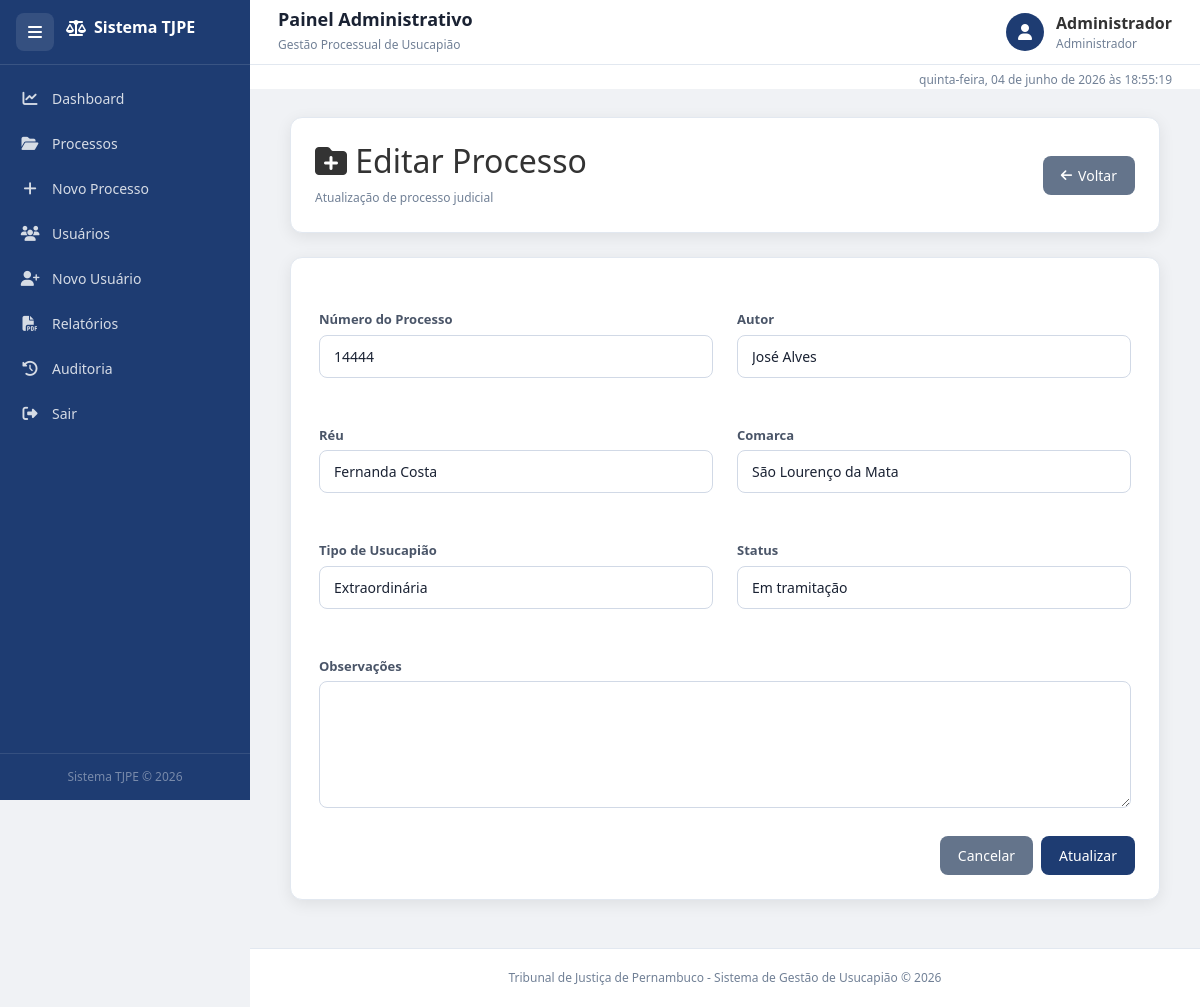
The page /processo/editar/221 (signed in) on the database its author committed.
### tables this page shows
CREATE TABLE processos (
        id INTEGER PRIMARY KEY AUTOINCREMENT,
        numero TEXT UNIQUE NOT NULL,
        autor TEXT NOT NULL,
        reu TEXT NOT NULL,
        comarca TEXT NOT NULL,
        status TEXT NOT NULL,
        tipo_usucapiao TEXT NOT NULL,
        observacoes TEXT,
        data_cadastro TEXT
    );

CREATE TABLE comarcas (
        id INTEGER PRIMARY KEY AUTOINCREMENT,
        nome TEXT NOT NULL UNIQUE
    );

CREATE TABLE tipos_usucapiao (
        id INTEGER PRIMARY KEY AUTOINCREMENT,
        nome TEXT NOT NULL UNIQUE
    );

CREATE TABLE status_processo (
        id INTEGER PRIMARY KEY AUTOINCREMENT,
        nome TEXT NOT NULL UNIQUE
    );

### projeto_tj.py (the view, shortened to what this page needs)
@app.route("/processo/editar/<int:id>", methods=["GET", "POST"])
@login_required
@require_permission(["Administrador"])
def editar_processo(id):
    conn = get_db_connection()
    processo = conn.execute("SELECT * FROM processos WHERE id = ?", (id,)).fetchone()
    if not processo:
        flash("Processo não encontrado.", "danger")
        conn.close()
        return redirect(url_for("processos"))
    comarcas = conn.execute("SELECT * FROM comarcas").fetchall()
    tipos = conn.execute("SELECT * FROM tipos_usucapiao").fetchall()
    status_lista = conn.execute("SELECT * FROM status_processo").fetchall()
    conn.close()
    return render_template(
        "processo_form.html",
        processo=processo,
        comarcas=comarcas,
        tipos=tipos,
        status_lista=status_lista
    )

### projeto_tj.py (called while the page is built, shortened)
def get_db_connection():
    conn = sqlite3.connect(DATABASE)
    conn.row_factory = sqlite3.Row
    return conn

def login_required(f):
    @wraps(f)
    def decorated_function(*args, **kwargs):
        return f(*args, **kwargs)
    return decorated_function

def require_permission(perfis_permitidos):
    def decorator(f):
        @wraps(f)
        def decorated_function(*args, **kwargs):
            if "perfil" not in session or session["perfil"] not in perfis_permitidos:
                flash(
                    "Acesso negado. Permissão insuficiente.",
                    "danger"
                )
                return redirect(url_for("dashboard"))
            return f(*args, **kwargs)
        return decorated_function
    return decorator

### templates/processo_form.html (shortened to what this page needs)
{% extends 'base.html' %}
{% block content %}
<div class="container-fluid fade-in">
    <div class="card-box mb-4">
        <div class="d-flex justify-content-between align-items-center flex-wrap">
            <div>
                <h2 class="mb-1"><i class="fa fa-folder-plus"></i>
                    {% if processo %}Editar Processo{% else %}Novo Processo{% endif %}
                </h2>
                <small class="text-muted">
                    {% if processo %}Atualização de processo judicial{% else %}Cadastro de processo de usucapião{% endif %}
                </small>
            </div>
            <a href="{{ url_for('processos') }}" class="btn btn-secondary">
                <i class="fa fa-arrow-left"></i> Voltar
            </a>
        </div>
    </div>
    <div class="card-box">
        <form method="POST" id="formProcesso">
            <div class="row g-4">
                <div class="col-lg-6">
                    <label class="form-label">Número do Processo</label>
                    <input type="text" name="numero" class="form-control" required value="{{ processo['numero'] if processo else '' }}">
                </div>
                <div class="col-lg-6">
                    <label class="form-label">Autor</label>
                    <input type="text" name="autor" class="form-control" required value="{{ processo['autor'] if processo else '' }}">
                </div>
                <div class="col-lg-6">
                    <label class="form-label">Réu</label>
                    <input type="text" name="reu" class="form-control" required value="{{ processo['reu'] if processo else '' }}">
                </div>
                <div class="col-lg-6">
                    <label class="form-label">Comarca</label>
                    <select name="comarca" class="form-select" required>
                        {% for c in comarcas %}
                            <option value="{{ c['nome'] }}" {% if processo and processo['comarca']==c['nome'] %}selected{% endif %}>{{ c['nome'] }}</option>
                        {% endfor %}
                    </select>
                </div>
                <div class="col-lg-6">
                    <label class="form-label">Tipo de Usucapião</label>
                    <select name="tipo_usucapiao" class="form-select" required>
                        {% for t in tipos %}
                            <option value="{{ t['nome'] }}" {% if processo and processo['tipo_usucapiao']==t['nome'] %}selected{% endif %}>{{ t['nome'] }}</option>
                        {% endfor %}
                    </select>
                </div>
                <div class="col-lg-6">
                    <label class="form-label">Status</label>
                    <select name="status" class="form-select" required>
                        {% for s in status_lista %}
                            <option value="{{ s['nome'] }}" {% if processo and processo['status']==s['nome'] %}selected{% endif %}>{{ s['nome'] }}</option>
                        {% endfor %}
                    </select>
                </div>
                <div class="col-lg-12">
                    <label class="form-label">Observações</label>
                    <textarea name="observacoes" class="form-control" rows="5">{{ processo['observacoes'] if processo else '' }}</textarea>
                </div>
            </div>
            <div class="d-flex justify-content-end gap-2 mt-4">
                <a href="{{ url_for('processos') }}" class="btn btn-secondary">Cancelar</a>
                <button type="submit" class="btn btn-primary">{% if processo %}Atualizar{% else %}Salvar{% endif %}</button>
            </div>
        </form>
    </div>
</div>
{% endblock %}

### static/css/style.css (style rules this page uses)
*, *::before, *::after { box-sizing: border-box; margin: 0; padding: 0; }
html, body { height: 100%; font-family: "Segoe UI", Tahoma, Geneva, Verdana, sans-serif; background: #f0f2f5; color: #333; overflow-x: hidden; scroll-behavior: smooth; }
:root { --sidebar-w: 250px; --sidebar-collapsed: 72px; --topbar-h: 65px; --azul: #1e3c72; --azul2: #2a5298; --azul3: #3a6abf; --branco: #ffffff; --cinza-bg: #f0f2f5; --borda: #e2e8f0; --texto: #1a2233; --texto2: #4a5568; --texto3: #718096; --verde: #2ecc71; --vermelho: #e74c3c; --laranja: #f39c12; --azul-info: #3498db; --radius: 12px; --shadow: 0 4px 16px rgba(0,0,0,0.08); --transition: 0.28s ease; }
.card-box { background: var(--branco); border-radius: var(--radius); box-shadow: var(--shadow); padding: 24px; margin-bottom: 20px; border: 1px solid var(--borda); }
.btn { display: inline-flex; align-items: center; gap: 6px; padding: 9px 18px; border-radius: 8px; font-size: 14px; font-weight: 500; border: none; cursor: pointer; text-decoration: none; transition: all 0.18s; white-space: nowrap; }
.btn-primary { background: var(--azul); color: #fff; }
.btn-secondary { background: #64748b; color: #fff; }
.btn i { font-size: 13px; }
label.form-label { display: block; font-size: 13px; font-weight: 600; color: var(--texto2); margin-bottom: 5px; }
input.form-control, select.form-select, textarea.form-control { width: 100%; padding: 10px 14px; border: 1px solid #d1d9e6; border-radius: 8px; font-size: 14px; color: var(--texto); background: var(--branco); transition: border 0.15s, box-shadow 0.15s; margin-bottom: 0; height: auto; }
.fade-in { animation: fadeIn .4s ease; }
.row { display: flex; flex-wrap: wrap; margin: -8px; }
.row.g-4 > * { padding: 12px; }
.col-lg-6 { width: 50%; }
.col-lg-12 { width: 100%; }
.d-flex { display: flex; }
.align-items-center { align-items: center; }
.justify-content-between { justify-content: space-between; }
.justify-content-end { justify-content: flex-end; }
.flex-wrap { flex-wrap: wrap; }
.gap-2 { gap: 8px; }
.mb-1 { margin-bottom: 4px; }
.mb-4 { margin-bottom: 16px; }
.mt-4 { margin-top: 16px; }
.text-muted { color: var(--texto3) !important; }
small { font-size: 12px; }

### rows shown on the page
processos: numero "14444", autor "José Alves", reu "Fernanda Costa", comarca "São Lourenço da Mata", tipo_usucapiao "Extraordinária", status "Em tramitação"

### other values the page prints
{{ session.get('usuario_nome', 'Usuário') }} "Administrador"
{{ session.get('perfil', 'Perfil') }} "Administrador"
